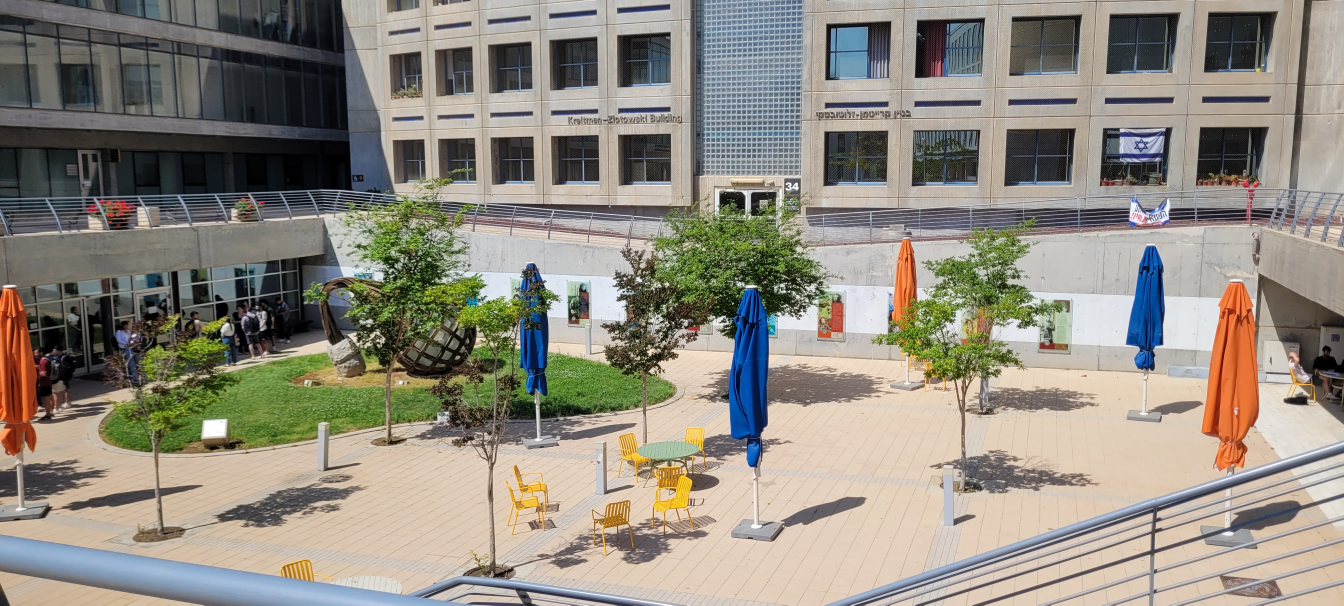
#> input picture images/35/20240416_104559.jpg, 4032 x 1816 px (shown at 1/3 size)
$ python draw_sift.py
#> lines starting #> are read from the running program, lines starting #| are printed output that depends on the picture
import cv2

# Read the image
image = cv2.imread('../images/35/20240416_104559.jpg')
#> image is the input picture: shape (1816, 4032, 3); mean B, G, R 128.2, 139.5, 144.9

# Convert the image to grayscale
gray = cv2.cvtColor(image, cv2.COLOR_BGR2GRAY)
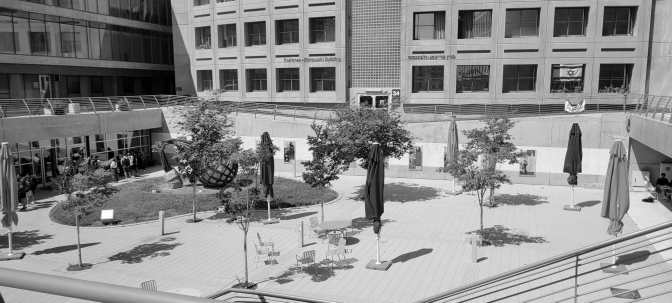
#> gray: shape (1816, 4032) (shown at 1/6 size); min 0, max 255, mean 139.8

# Initialize SIFT detector
sift = cv2.SIFT_create(contrastThreshold=0.1, edgeThreshold=30)

# Detect keypoints
keypoints = sift.detect(gray, None)
#> keypoints = 28236 keypoints; strongest (x, y, size): (2324, 851, 2), (2286, 833, 2.3), (2199, 910, 3.9), (1933, 1046, 2.7)

# Draw keypoints on the image
# image_with_keypoints = cv2.drawKeypoints(image,keypoints,image,flags=cv2.DRAW_MATCHES_FLAGS_DRAW_RICH_KEYPOINTS)
image_with_keypoints = cv2.drawKeypoints(image, keypoints, None, color=(0, 0, 255))  # BGR format: red
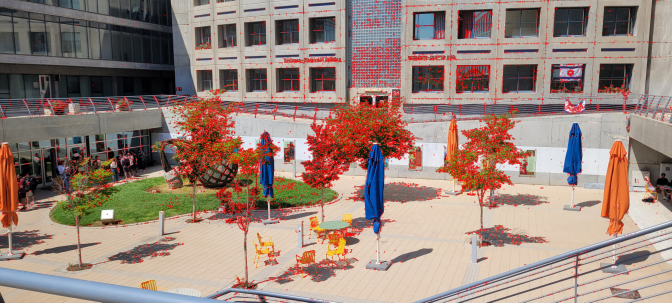
#> image_with_keypoints: shape (1816, 4032, 3) (shown at 1/6 size); mean B, G, R 121.9, 131.8, 153.3

image_with_keypoints = cv2.resize(image_with_keypoints,(1280,720))
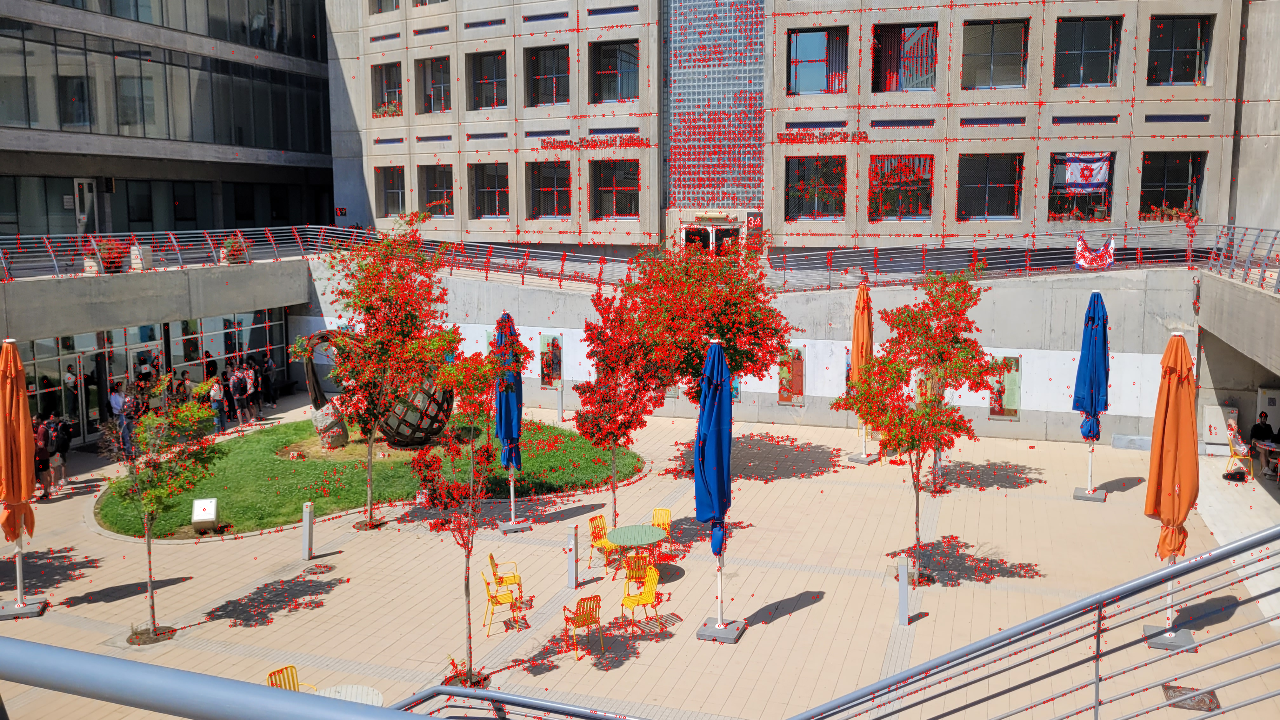
#> image_with_keypoints: shape (720, 1280, 3); mean B, G, R 121.8, 131.7, 153.2
# Show the image with keypoints
cv2.imshow('Image with SIFT Keypoints', image_with_keypoints)
cv2.waitKey(0)
cv2.destroyAllWindows()

$ run again, with images/35/20240416_104558.jpg copied over images/35/20240416_104559.jpg
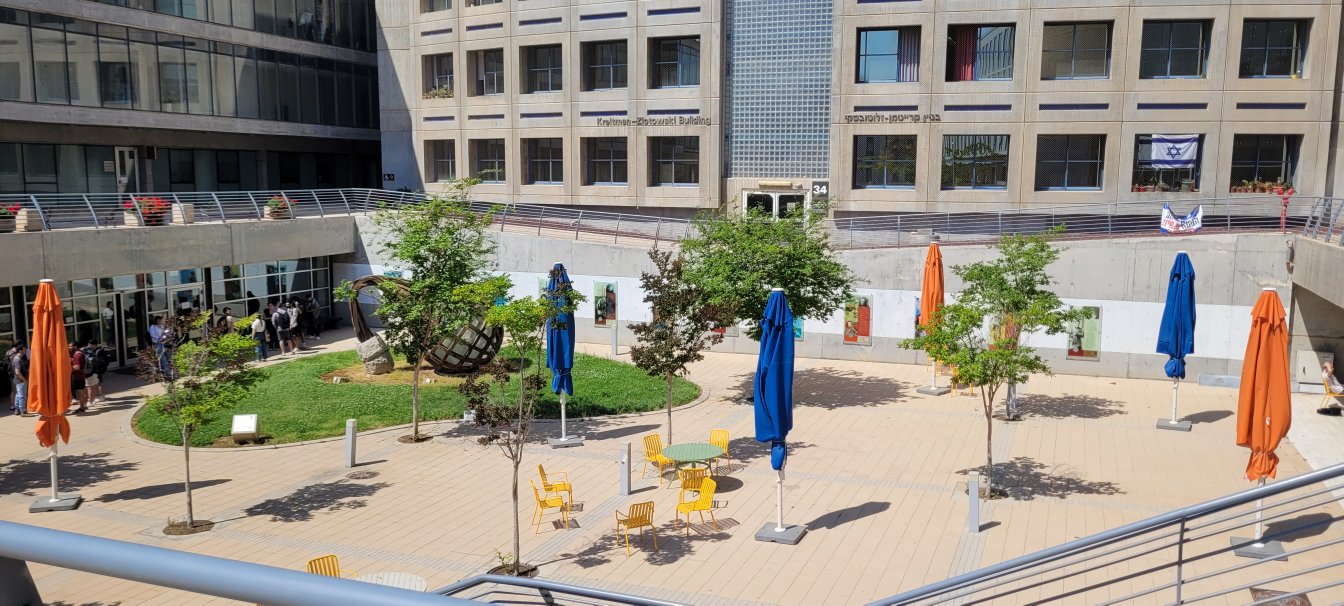
#> input picture images/35/20240416_104558.jpg, 4032 x 1816 px (shown at 1/3 size)
#> image is the input picture: shape (1816, 4032, 3); mean B, G, R 126.9, 138.2, 143.9
#> `gray = cv2.cvtColor(image, cv2.COLOR_BGR2GRAY)`:
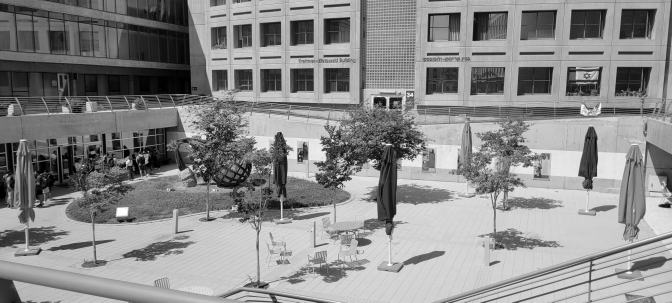
#> gray: shape (1816, 4032) (shown at 1/6 size); min 0, max 255, mean 138.6
#> keypoints = 28996 keypoints; strongest (x, y, size): (2053, 873, 2.1), (1322, 812, 3.3), (1383, 841, 3.3), (2452, 870, 2.9)
#> `image_with_keypoints = cv2.resize(image_with_keypoints,(1280,720))`:
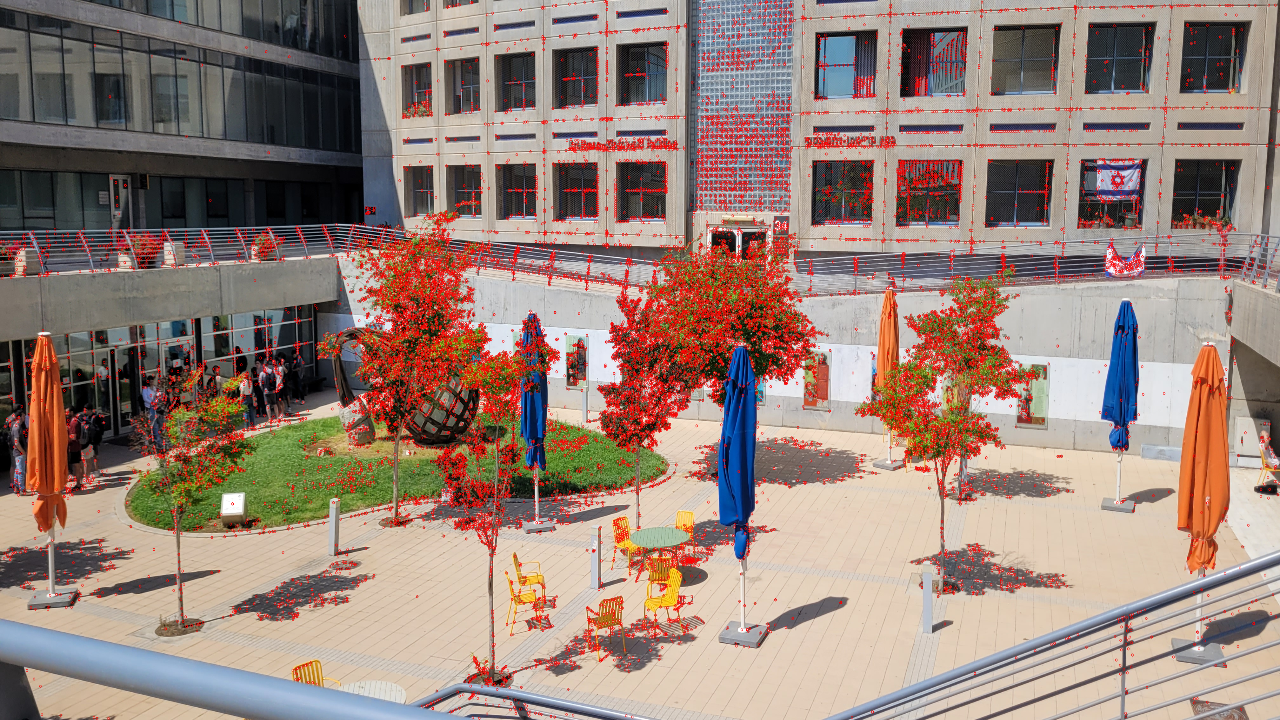
#> image_with_keypoints: shape (720, 1280, 3); mean B, G, R 120.5, 130.2, 152.5

$ run again, with images/35/20240416_104600.jpg copied over images/35/20240416_104559.jpg
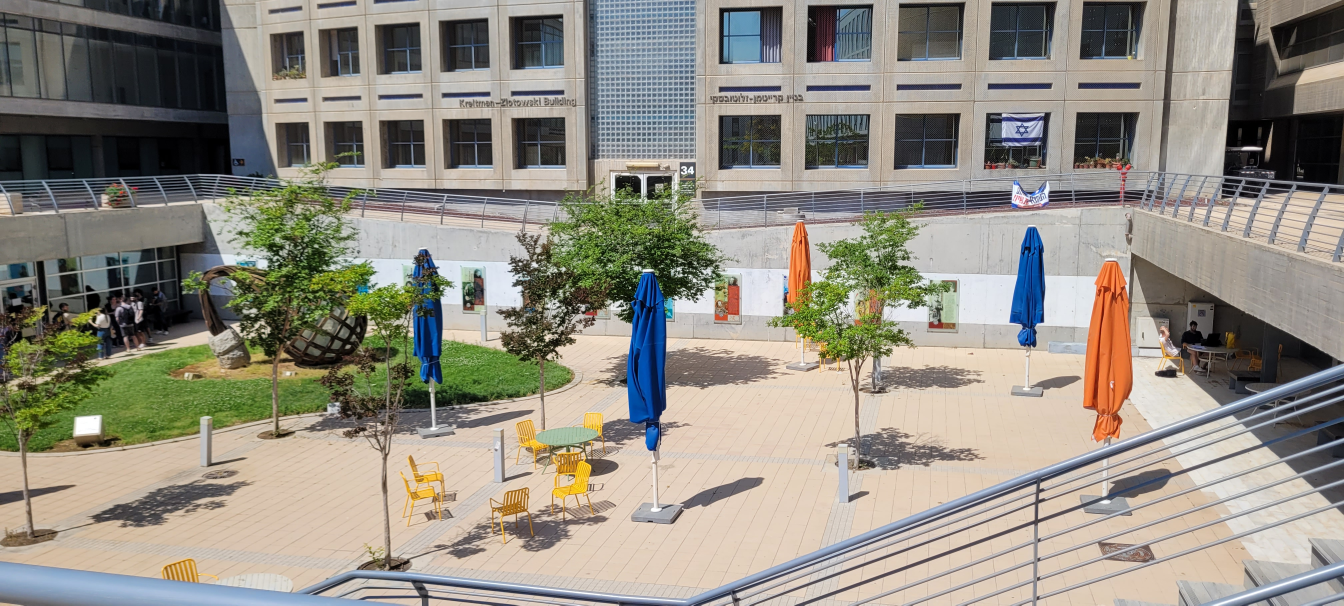
#> input picture images/35/20240416_104600.jpg, 4032 x 1816 px (shown at 1/3 size)
#> image is the input picture: shape (1816, 4032, 3); mean B, G, R 130.5, 141.5, 146
#> `gray = cv2.cvtColor(image, cv2.COLOR_BGR2GRAY)`:
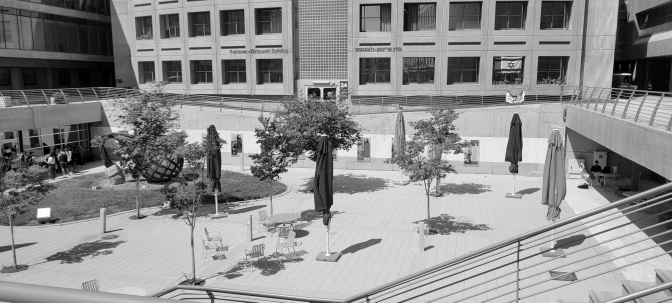
#> gray: shape (1816, 4032) (shown at 1/6 size); min 0, max 255, mean 141.6
#> keypoints = 24619 keypoints; strongest (x, y, size): (2029, 877, 2), (2057, 825, 4.1), (2014, 802, 2.1), (2061, 811, 3)
#> `image_with_keypoints = cv2.resize(image_with_keypoints,(1280,720))`:
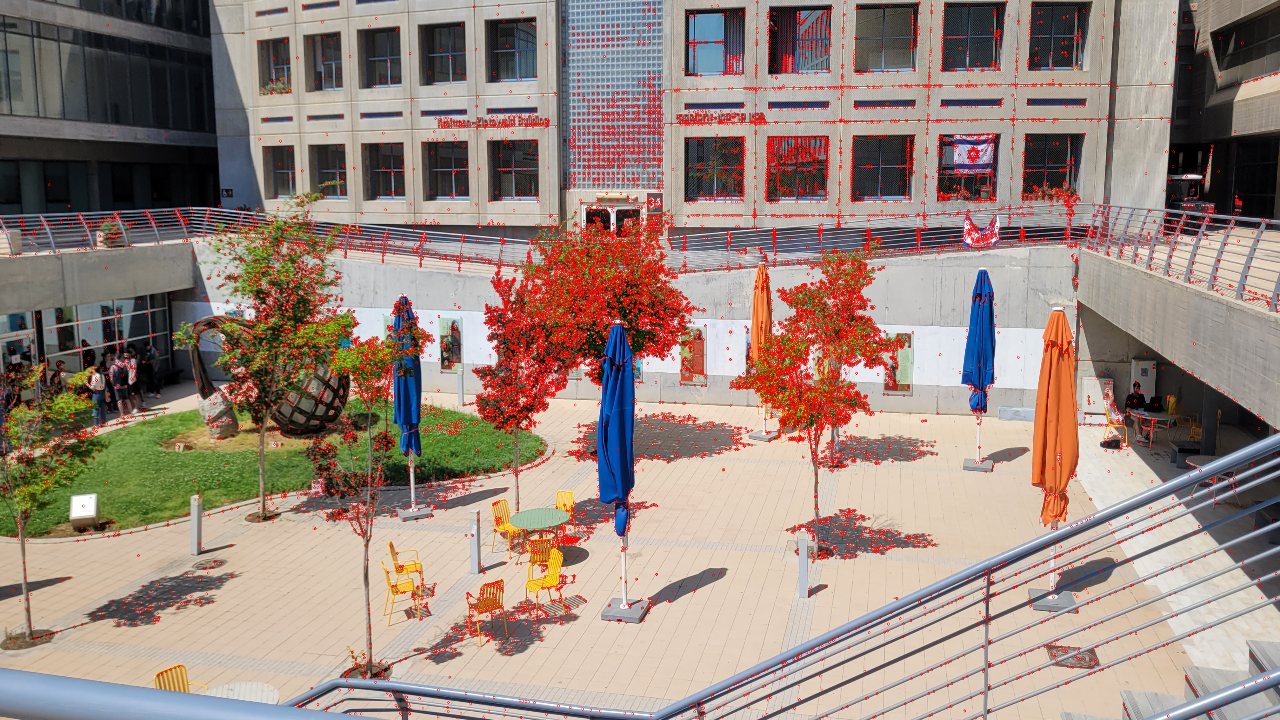
#> image_with_keypoints: shape (720, 1280, 3); mean B, G, R 124.7, 134.6, 153.3
